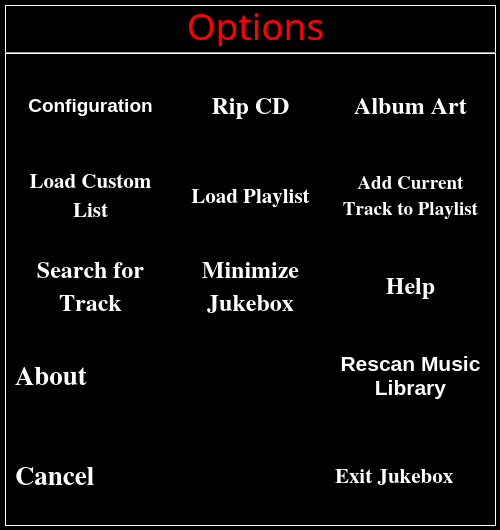
<?xml version="1.0" encoding="UTF-8"?>
<ui version="4.0">
 <class>frmOptions</class>
 <widget class="QDialog" name="frmOptions">
  <property name="geometry">
   <rect>
    <x>0</x>
    <y>0</y>
    <width>500</width>
    <height>530</height>
   </rect>
  </property>
  <property name="sizePolicy">
   <sizepolicy hsizetype="Fixed" vsizetype="Fixed">
    <horstretch>0</horstretch>
    <verstretch>0</verstretch>
   </sizepolicy>
  </property>
  <property name="palette">
   <palette>
    <active>
     <colorrole role="WindowText">
      <brush brushstyle="SolidPattern">
       <color alpha="255">
        <red>255</red>
        <green>255</green>
        <blue>255</blue>
       </color>
      </brush>
     </colorrole>
     <colorrole role="Text">
      <brush brushstyle="SolidPattern">
       <color alpha="255">
        <red>255</red>
        <green>255</green>
        <blue>255</blue>
       </color>
      </brush>
     </colorrole>
     <colorrole role="Base">
      <brush brushstyle="SolidPattern">
       <color alpha="255">
        <red>0</red>
        <green>0</green>
        <blue>0</blue>
       </color>
      </brush>
     </colorrole>
     <colorrole role="Window">
      <brush brushstyle="SolidPattern">
       <color alpha="255">
        <red>0</red>
        <green>0</green>
        <blue>0</blue>
       </color>
      </brush>
     </colorrole>
    </active>
    <inactive>
     <colorrole role="WindowText">
      <brush brushstyle="SolidPattern">
       <color alpha="255">
        <red>255</red>
        <green>255</green>
        <blue>255</blue>
       </color>
      </brush>
     </colorrole>
     <colorrole role="Text">
      <brush brushstyle="SolidPattern">
       <color alpha="255">
        <red>255</red>
        <green>255</green>
        <blue>255</blue>
       </color>
      </brush>
     </colorrole>
     <colorrole role="Base">
      <brush brushstyle="SolidPattern">
       <color alpha="255">
        <red>0</red>
        <green>0</green>
        <blue>0</blue>
       </color>
      </brush>
     </colorrole>
     <colorrole role="Window">
      <brush brushstyle="SolidPattern">
       <color alpha="255">
        <red>0</red>
        <green>0</green>
        <blue>0</blue>
       </color>
      </brush>
     </colorrole>
    </inactive>
    <disabled>
     <colorrole role="WindowText">
      <brush brushstyle="SolidPattern">
       <color alpha="255">
        <red>133</red>
        <green>131</green>
        <blue>127</blue>
       </color>
      </brush>
     </colorrole>
     <colorrole role="Text">
      <brush brushstyle="SolidPattern">
       <color alpha="255">
        <red>133</red>
        <green>131</green>
        <blue>127</blue>
       </color>
      </brush>
     </colorrole>
     <colorrole role="Base">
      <brush brushstyle="SolidPattern">
       <color alpha="255">
        <red>0</red>
        <green>0</green>
        <blue>0</blue>
       </color>
      </brush>
     </colorrole>
     <colorrole role="Window">
      <brush brushstyle="SolidPattern">
       <color alpha="255">
        <red>0</red>
        <green>0</green>
        <blue>0</blue>
       </color>
      </brush>
     </colorrole>
    </disabled>
   </palette>
  </property>
  <property name="windowTitle">
   <string>Dialog</string>
  </property>
  <widget class="QFrame" name="frame">
   <property name="geometry">
    <rect>
     <x>5</x>
     <y>5</y>
     <width>491</width>
     <height>521</height>
    </rect>
   </property>
   <property name="frameShape">
    <enum>QFrame::Box</enum>
   </property>
   <property name="frameShadow">
    <enum>QFrame::Plain</enum>
   </property>
   <property name="lineWidth">
    <number>1</number>
   </property>
   <widget class="QLabel" name="label">
    <property name="geometry">
     <rect>
      <x>0</x>
      <y>0</y>
      <width>501</width>
      <height>41</height>
     </rect>
    </property>
    <property name="palette">
     <palette>
      <active>
       <colorrole role="WindowText">
        <brush brushstyle="SolidPattern">
         <color alpha="255">
          <red>255</red>
          <green>0</green>
          <blue>0</blue>
         </color>
        </brush>
       </colorrole>
       <colorrole role="Text">
        <brush brushstyle="SolidPattern">
         <color alpha="255">
          <red>255</red>
          <green>0</green>
          <blue>0</blue>
         </color>
        </brush>
       </colorrole>
      </active>
      <inactive>
       <colorrole role="WindowText">
        <brush brushstyle="SolidPattern">
         <color alpha="255">
          <red>255</red>
          <green>0</green>
          <blue>0</blue>
         </color>
        </brush>
       </colorrole>
       <colorrole role="Text">
        <brush brushstyle="SolidPattern">
         <color alpha="255">
          <red>255</red>
          <green>0</green>
          <blue>0</blue>
         </color>
        </brush>
       </colorrole>
      </inactive>
      <disabled>
       <colorrole role="WindowText">
        <brush brushstyle="SolidPattern">
         <color alpha="255">
          <red>133</red>
          <green>131</green>
          <blue>127</blue>
         </color>
        </brush>
       </colorrole>
       <colorrole role="Text">
        <brush brushstyle="SolidPattern">
         <color alpha="255">
          <red>133</red>
          <green>131</green>
          <blue>127</blue>
         </color>
        </brush>
       </colorrole>
      </disabled>
     </palette>
    </property>
    <property name="font">
     <font>
      <family>Digital-7</family>
      <pointsize>28</pointsize>
     </font>
    </property>
    <property name="frameShape">
     <enum>QFrame::NoFrame</enum>
    </property>
    <property name="text">
     <string>Options</string>
    </property>
    <property name="alignment">
     <set>Qt::AlignCenter</set>
    </property>
   </widget>
   <widget class="Line" name="line">
    <property name="geometry">
     <rect>
      <x>0</x>
      <y>40</y>
      <width>501</width>
      <height>16</height>
     </rect>
    </property>
    <property name="orientation">
     <enum>Qt::Horizontal</enum>
    </property>
   </widget>
   <widget class="SKG_Button" name="btnConfig">
    <property name="geometry">
     <rect>
      <x>10</x>
      <y>60</y>
      <width>151</width>
      <height>81</height>
     </rect>
    </property>
    <property name="font">
     <font>
      <family>MS Shell Dlg 2</family>
      <pointsize>14</pointsize>
      <weight>75</weight>
      <italic>false</italic>
      <bold>true</bold>
     </font>
    </property>
    <property name="autoFillBackground">
     <bool>true</bool>
    </property>
    <property name="text">
     <string>Configuration</string>
    </property>
    <property name="alignment">
     <set>Qt::AlignCenter</set>
    </property>
   </widget>
   <widget class="SKG_Button" name="btnRipper">
    <property name="geometry">
     <rect>
      <x>170</x>
      <y>60</y>
      <width>151</width>
      <height>81</height>
     </rect>
    </property>
    <property name="font">
     <font>
      <family>Nimbus Roman No9 L</family>
      <pointsize>18</pointsize>
      <weight>75</weight>
      <italic>false</italic>
      <bold>true</bold>
     </font>
    </property>
    <property name="autoFillBackground">
     <bool>true</bool>
    </property>
    <property name="text">
     <string>Rip CD</string>
    </property>
    <property name="alignment">
     <set>Qt::AlignCenter</set>
    </property>
   </widget>
   <widget class="SKG_Button" name="btnArt">
    <property name="geometry">
     <rect>
      <x>330</x>
      <y>60</y>
      <width>151</width>
      <height>81</height>
     </rect>
    </property>
    <property name="font">
     <font>
      <family>Nimbus Roman No9 L</family>
      <pointsize>18</pointsize>
      <weight>75</weight>
      <italic>false</italic>
      <bold>true</bold>
     </font>
    </property>
    <property name="autoFillBackground">
     <bool>true</bool>
    </property>
    <property name="text">
     <string>Album Art</string>
    </property>
    <property name="alignment">
     <set>Qt::AlignCenter</set>
    </property>
   </widget>
   <widget class="SKG_Button" name="btnCancel">
    <property name="geometry">
     <rect>
      <x>10</x>
      <y>430</y>
      <width>151</width>
      <height>81</height>
     </rect>
    </property>
    <property name="font">
     <font>
      <family>Nimbus Roman No9 L</family>
      <pointsize>20</pointsize>
      <weight>75</weight>
      <italic>false</italic>
      <bold>true</bold>
     </font>
    </property>
    <property name="autoFillBackground">
     <bool>true</bool>
    </property>
    <property name="text">
     <string>Cancel</string>
    </property>
   </widget>
   <widget class="SKG_Button" name="btnCustomLists">
    <property name="geometry">
     <rect>
      <x>10</x>
      <y>150</y>
      <width>151</width>
      <height>81</height>
     </rect>
    </property>
    <property name="font">
     <font>
      <family>Nimbus Roman No9 L</family>
      <pointsize>16</pointsize>
      <weight>75</weight>
      <italic>false</italic>
      <bold>true</bold>
     </font>
    </property>
    <property name="autoFillBackground">
     <bool>true</bool>
    </property>
    <property name="text">
     <string>Load Custom List</string>
    </property>
    <property name="alignment">
     <set>Qt::AlignCenter</set>
    </property>
    <property name="wordWrap">
     <bool>true</bool>
    </property>
   </widget>
   <widget class="SKG_Button" name="btnExit">
    <property name="geometry">
     <rect>
      <x>330</x>
      <y>430</y>
      <width>151</width>
      <height>81</height>
     </rect>
    </property>
    <property name="font">
     <font>
      <family>Nimbus Roman No9 L</family>
      <pointsize>16</pointsize>
      <weight>75</weight>
      <italic>false</italic>
      <bold>true</bold>
     </font>
    </property>
    <property name="autoFillBackground">
     <bool>true</bool>
    </property>
    <property name="text">
     <string>Exit Jukebox</string>
    </property>
   </widget>
   <widget class="SKG_Button" name="btnLoadPlaylist">
    <property name="geometry">
     <rect>
      <x>170</x>
      <y>150</y>
      <width>151</width>
      <height>81</height>
     </rect>
    </property>
    <property name="font">
     <font>
      <family>Nimbus Roman No9 L</family>
      <pointsize>16</pointsize>
      <weight>75</weight>
      <italic>false</italic>
      <bold>true</bold>
     </font>
    </property>
    <property name="autoFillBackground">
     <bool>true</bool>
    </property>
    <property name="text">
     <string>Load Playlist</string>
    </property>
    <property name="alignment">
     <set>Qt::AlignCenter</set>
    </property>
    <property name="wordWrap">
     <bool>true</bool>
    </property>
   </widget>
   <widget class="SKG_Button" name="btnHelp">
    <property name="geometry">
     <rect>
      <x>330</x>
      <y>240</y>
      <width>151</width>
      <height>81</height>
     </rect>
    </property>
    <property name="font">
     <font>
      <family>Nimbus Roman No9 L</family>
      <pointsize>18</pointsize>
      <weight>75</weight>
      <italic>false</italic>
      <bold>true</bold>
     </font>
    </property>
    <property name="autoFillBackground">
     <bool>true</bool>
    </property>
    <property name="text">
     <string>Help</string>
    </property>
    <property name="alignment">
     <set>Qt::AlignCenter</set>
    </property>
    <property name="wordWrap">
     <bool>true</bool>
    </property>
   </widget>
   <widget class="SKG_Button" name="btnSearch">
    <property name="geometry">
     <rect>
      <x>10</x>
      <y>240</y>
      <width>151</width>
      <height>81</height>
     </rect>
    </property>
    <property name="font">
     <font>
      <family>Nimbus Roman No9 L</family>
      <pointsize>18</pointsize>
      <weight>75</weight>
      <italic>false</italic>
      <bold>true</bold>
     </font>
    </property>
    <property name="autoFillBackground">
     <bool>true</bool>
    </property>
    <property name="text">
     <string>Search for Track</string>
    </property>
    <property name="alignment">
     <set>Qt::AlignCenter</set>
    </property>
    <property name="wordWrap">
     <bool>true</bool>
    </property>
   </widget>
   <widget class="SKG_Button" name="btnAddToPlaylist">
    <property name="geometry">
     <rect>
      <x>330</x>
      <y>150</y>
      <width>151</width>
      <height>81</height>
     </rect>
    </property>
    <property name="font">
     <font>
      <family>Nimbus Roman No9 L</family>
      <pointsize>14</pointsize>
      <weight>75</weight>
      <italic>false</italic>
      <bold>true</bold>
     </font>
    </property>
    <property name="autoFillBackground">
     <bool>true</bool>
    </property>
    <property name="text">
     <string>Add Current Track to Playlist</string>
    </property>
    <property name="alignment">
     <set>Qt::AlignCenter</set>
    </property>
    <property name="wordWrap">
     <bool>true</bool>
    </property>
   </widget>
   <widget class="SKG_Button" name="btnMinimize">
    <property name="geometry">
     <rect>
      <x>170</x>
      <y>240</y>
      <width>151</width>
      <height>81</height>
     </rect>
    </property>
    <property name="font">
     <font>
      <family>Nimbus Roman No9 L</family>
      <pointsize>18</pointsize>
      <weight>75</weight>
      <italic>false</italic>
      <bold>true</bold>
     </font>
    </property>
    <property name="autoFillBackground">
     <bool>true</bool>
    </property>
    <property name="text">
     <string>Minimize Jukebox</string>
    </property>
    <property name="alignment">
     <set>Qt::AlignCenter</set>
    </property>
    <property name="wordWrap">
     <bool>true</bool>
    </property>
   </widget>
   <widget class="SKG_Button" name="btnAbout">
    <property name="geometry">
     <rect>
      <x>10</x>
      <y>330</y>
      <width>151</width>
      <height>81</height>
     </rect>
    </property>
    <property name="font">
     <font>
      <family>Nimbus Roman No9 L</family>
      <pointsize>20</pointsize>
      <weight>75</weight>
      <italic>false</italic>
      <bold>true</bold>
     </font>
    </property>
    <property name="autoFillBackground">
     <bool>true</bool>
    </property>
    <property name="text">
     <string>About</string>
    </property>
   </widget>
   <widget class="SKG_Button" name="btnRescan">
    <property name="geometry">
     <rect>
      <x>330</x>
      <y>330</y>
      <width>151</width>
      <height>81</height>
     </rect>
    </property>
    <property name="font">
     <font>
      <family>MS Shell Dlg 2</family>
      <pointsize>16</pointsize>
      <weight>75</weight>
      <italic>false</italic>
      <bold>true</bold>
     </font>
    </property>
    <property name="autoFillBackground">
     <bool>true</bool>
    </property>
    <property name="text">
     <string>Rescan Music Library</string>
    </property>
    <property name="alignment">
     <set>Qt::AlignCenter</set>
    </property>
    <property name="wordWrap">
     <bool>true</bool>
    </property>
   </widget>
  </widget>
 </widget>
 <customwidgets>
  <customwidget>
   <class>SKG_Button</class>
   <extends>QLabel</extends>
   <header>skg_button.h</header>
  </customwidget>
 </customwidgets>
 <resources/>
 <connections/>
</ui>
